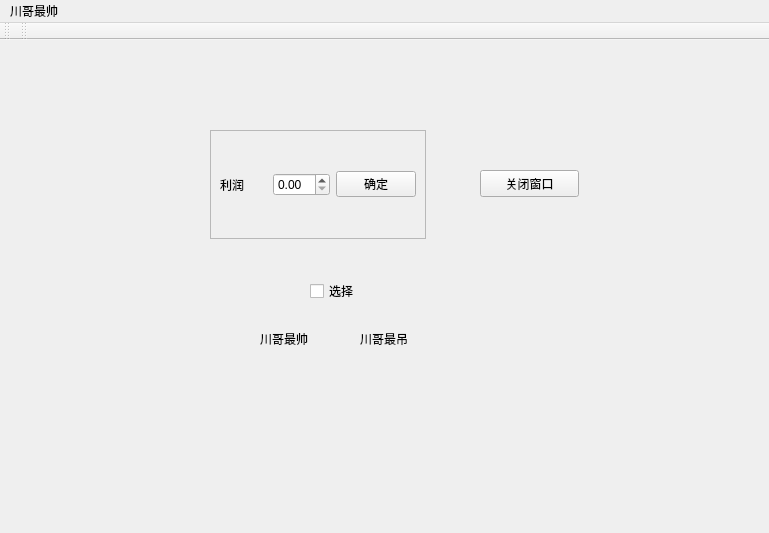
<?xml version="1.0" encoding="UTF-8"?>
<ui version="4.0">
 <class>MainWindow</class>
 <widget class="QMainWindow" name="MainWindow">
  <property name="enabled">
   <bool>true</bool>
  </property>
  <property name="geometry">
   <rect>
    <x>0</x>
    <y>0</y>
    <width>769</width>
    <height>533</height>
   </rect>
  </property>
  <property name="windowTitle">
   <string>MainWindow</string>
  </property>
  <widget class="QWidget" name="centralwidget">
   <widget class="QFrame" name="frame">
    <property name="geometry">
     <rect>
      <x>210</x>
      <y>90</y>
      <width>216</width>
      <height>109</height>
     </rect>
    </property>
    <property name="frameShape">
     <enum>QFrame::StyledPanel</enum>
    </property>
    <property name="frameShadow">
     <enum>QFrame::Raised</enum>
    </property>
    <layout class="QHBoxLayout" name="horizontalLayout">
     <item>
      <widget class="QLabel" name="label">
       <property name="text">
        <string>利润</string>
       </property>
      </widget>
     </item>
     <item>
      <widget class="QDoubleSpinBox" name="doubleSpinBox"/>
     </item>
     <item>
      <widget class="QPushButton" name="pushButton">
       <property name="text">
        <string>确定</string>
       </property>
      </widget>
     </item>
    </layout>
   </widget>
   <widget class="QPushButton" name="closeWinBtn">
    <property name="geometry">
     <rect>
      <x>480</x>
      <y>130</y>
      <width>99</width>
      <height>27</height>
     </rect>
    </property>
    <property name="text">
     <string>关闭窗口</string>
    </property>
   </widget>
   <widget class="QCheckBox" name="checkBox">
    <property name="geometry">
     <rect>
      <x>310</x>
      <y>240</y>
      <width>97</width>
      <height>22</height>
     </rect>
    </property>
    <property name="text">
     <string>选择</string>
    </property>
   </widget>
   <widget class="QLabel" name="label_2">
    <property name="geometry">
     <rect>
      <x>260</x>
      <y>290</y>
      <width>67</width>
      <height>17</height>
     </rect>
    </property>
    <property name="text">
     <string>川哥最帅</string>
    </property>
   </widget>
   <widget class="QLabel" name="label_3">
    <property name="geometry">
     <rect>
      <x>360</x>
      <y>290</y>
      <width>67</width>
      <height>17</height>
     </rect>
    </property>
    <property name="text">
     <string>川哥最吊</string>
    </property>
   </widget>
   <widget class="QWidget" name="gridLayoutWidget">
    <property name="geometry">
     <rect>
      <x>580</x>
      <y>340</y>
      <width>161</width>
      <height>141</height>
     </rect>
    </property>
    <layout class="QGridLayout" name="MaingridLayout"/>
   </widget>
  </widget>
  <widget class="QMenuBar" name="menubar">
   <property name="geometry">
    <rect>
     <x>0</x>
     <y>0</y>
     <width>769</width>
     <height>28</height>
    </rect>
   </property>
   <widget class="QMenu" name="menu">
    <property name="title">
     <string>川哥最帅</string>
    </property>
    <addaction name="action"/>
    <addaction name="addWinAction"/>
   </widget>
   <addaction name="menu"/>
  </widget>
  <widget class="QToolBar" name="toolBar">
   <property name="windowTitle">
    <string>toolBar</string>
   </property>
   <attribute name="toolBarArea">
    <enum>TopToolBarArea</enum>
   </attribute>
   <attribute name="toolBarBreak">
    <bool>false</bool>
   </attribute>
  </widget>
  <widget class="QToolBar" name="toolBar_2">
   <property name="windowTitle">
    <string>toolBar_2</string>
   </property>
   <attribute name="toolBarArea">
    <enum>TopToolBarArea</enum>
   </attribute>
   <attribute name="toolBarBreak">
    <bool>false</bool>
   </attribute>
  </widget>
  <action name="action">
   <property name="text">
    <string>废话</string>
   </property>
   <property name="shortcut">
    <string>Ctrl+S</string>
   </property>
  </action>
  <action name="addWinAction">
   <property name="text">
    <string>添加窗体</string>
   </property>
   <property name="toolTip">
    <string>添加窗体</string>
   </property>
  </action>
 </widget>
 <resources/>
 <connections>
  <connection>
   <sender>closeWinBtn</sender>
   <signal>clicked()</signal>
   <receiver>MainWindow</receiver>
   <slot>close()</slot>
   <hints>
    <hint type="sourcelabel">
     <x>528</x>
     <y>184</y>
    </hint>
    <hint type="destinationlabel">
     <x>396</x>
     <y>419</y>
    </hint>
   </hints>
  </connection>
  <connection>
   <sender>checkBox</sender>
   <signal>clicked(bool)</signal>
   <receiver>label_3</receiver>
   <slot>hide()</slot>
   <hints>
    <hint type="sourcelabel">
     <x>358</x>
     <y>278</y>
    </hint>
    <hint type="destinationlabel">
     <x>393</x>
     <y>326</y>
    </hint>
   </hints>
  </connection>
 </connections>
</ui>
